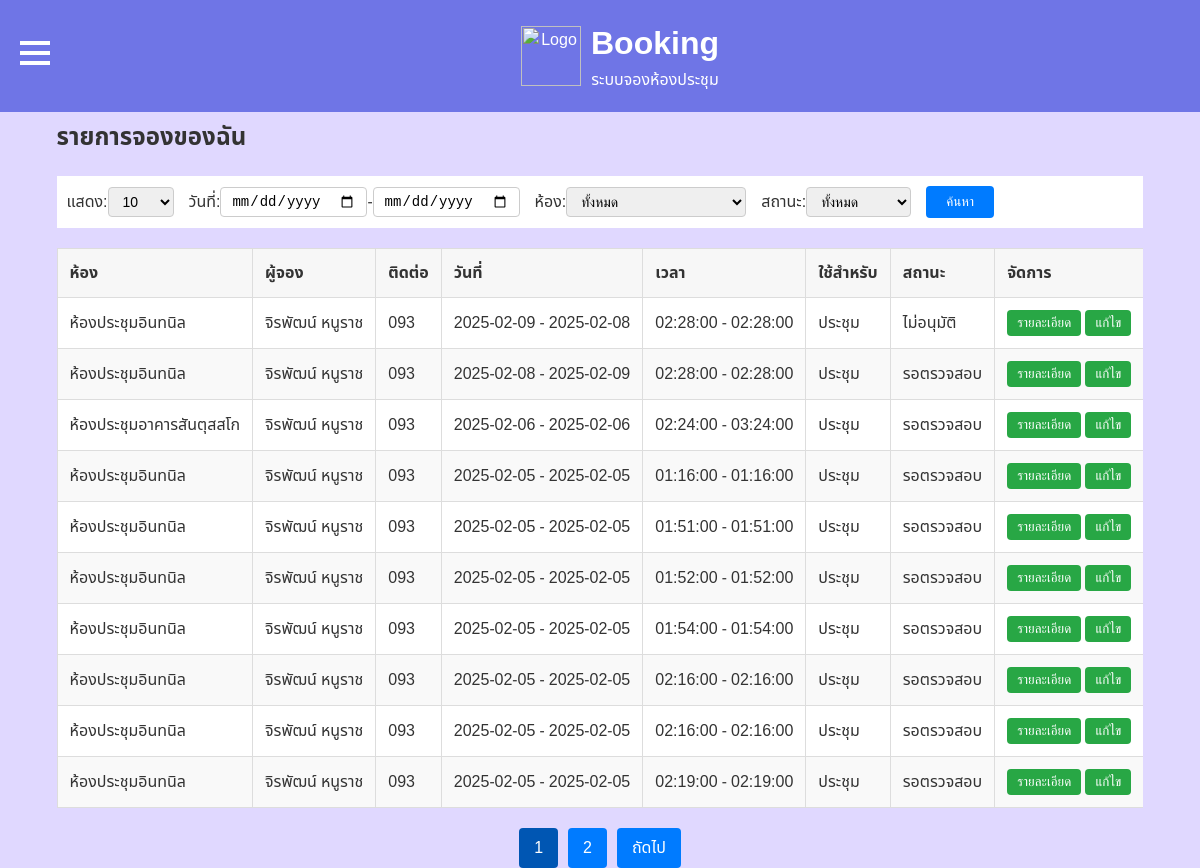
/mybk.php (signed in), run on the app's committed database.
### tables this page shows
CREATE TABLE `bookings` (
  `id` int(11) NOT NULL,
  `user_id` int(11) DEFAULT NULL,
  `room_id` int(11) NOT NULL,
  `participants` int(11) NOT NULL,
  `booker_name` varchar(255) NOT NULL,
  `phone` varchar(20) NOT NULL,
  `start_date` date NOT NULL,
  `end_date` date NOT NULL,
  `start_time` time NOT NULL,
  `end_time` time NOT NULL,
  `purpose` varchar(255) NOT NULL,
  `equipment` varchar(255) DEFAULT NULL,
  `other_details` text DEFAULT NULL,
  `created_at` timestamp NOT NULL DEFAULT current_timestamp(),
  `is_confirmed` tinyint(1) NOT NULL DEFAULT 0
);

CREATE TABLE `rooms` (
  `id` int(11) NOT NULL,
  `room_name` varchar(100) NOT NULL,
  `description` text DEFAULT NULL,
  `location` varchar(255) DEFAULT NULL,
  `capacity` int(11) NOT NULL,
  `image` varchar(255) DEFAULT NULL,
  `created_at` timestamp NOT NULL DEFAULT current_timestamp(),
  `is_visible` tinyint(1) DEFAULT 1
);

### mybk.php (the view, shortened to what this page needs)
<?php
    include 'check_user.php';
    include 'db/db_connection.php';
    $limit = isset($_GET['limit']) ? intval($_GET['limit']) : 10;
    $start_date = isset($_GET['start_date']) ? $_GET['start_date'] : '';
    $end_date = isset($_GET['end_date']) ? $_GET['end_date'] : '';
    $page = isset($_GET['page']) ? intval($_GET['page']) : 1;
    $offset = ($page - 1) * $limit;
    $sql = "SELECT b.id, b.participants, b.booker_name, b.phone,
                   b.start_date, b.end_date, b.start_time, b.end_time,
                   b.purpose, b.equipment, b.other_details, b.is_confirmed,
                   r.room_name
            FROM bookings b
            JOIN rooms r ON b.room_id = r.id
            WHERE b.user_id = {$_SESSION['user_id']}";
    $sql .= " ORDER BY b.start_date DESC LIMIT $limit OFFSET $offset";
    $result = $conn->query($sql);
    $bookings = $result->fetch_all(MYSQLI_ASSOC);
    $count_sql = "SELECT COUNT(*) AS total FROM bookings b WHERE b.user_id = {$_SESSION['user_id']}";
    $count_result = $conn->query($count_sql);
    $total_rows = $count_result->fetch_assoc()['total'];
    $total_pages = ceil($total_rows / $limit);
?>
<!DOCTYPE html>
<html lang="th">
<head>
    <link rel="stylesheet" href="css/theme.css">
    <link rel="stylesheet" href="css/approvebk.css">
</head>
<body>
<div class="container">
    <h2>รายการจองของฉัน</h2>
    <div class="filter-options">
        <form method="GET">
            <label>แสดง:
                <select name="limit">
                    <?php foreach ([100, 50, 40, 30, 20, 10] as $num): ?>
                        <option value="<?= $num ?>" <?= $num == $limit ? 'selected' : '' ?>><?= $num ?></option>
                    <?php endforeach; ?>
                </select>
            </label>
            <label>วันที่: <input type="date" name="start_date" value="<?= $start_date ?>"> - <input type="date" name="end_date" value="<?= $end_date ?>"></label>
            <label>ห้อง:
                <select name="room_id">
                    <option value="0">ทั้งหมด</option>
                </select>
            </label>
            <label>สถานะ:
                <select name="status">
                    <option value="-1">ทั้งหมด</option>
                </select>
            </label>
            <button type="submit">ค้นหา</button>
        </form>
    </div>
    <table class="room-table">
    <thead>
        <tr>
            <th>ห้อง</th>
            <th>ผู้จอง</th>
            <th>ติดต่อ</th>
            <th>วันที่</th>
            <th>เวลา</th>
            <th>ใช้สำหรับ</th>
            <th>สถานะ</th>
            <th>จัดการ</th>
        </tr>
    </thead>
    <tbody>
        <?php foreach ($bookings as $booking): ?>
        <tr>
            <td><?= htmlspecialchars($booking['room_name']) ?></td>
            <td><?= htmlspecialchars($booking['booker_name']) ?></td>
            <td><?= htmlspecialchars($booking['phone']) ?></td>
            <td><?= htmlspecialchars($booking['start_date']) ?> - <?= htmlspecialchars($booking['end_date']) ?></td>
            <td><?= htmlspecialchars($booking['start_time']) ?> - <?= htmlspecialchars($booking['end_time']) ?></td>
            <td><?= htmlspecialchars($booking['purpose']) ?></td>
            <td>
                <?php
                    $statusText = ['รอตรวจสอบ', 'อนุมัติ', 'ไม่อนุมัติ', 'ยกเลิกแล้ว'];
                    echo $statusText[$booking['is_confirmed']] ?? 'ไม่ทราบสถานะ';
                ?>
            </td>
            <td>
                <button onclick="openModal(<?= $booking['id'] ?>)">รายละเอียด</button>
                <button onclick="editBooking(<?= $booking['id'] ?>)">แก้ไข</button>
            </td>
        </tr>
        <?php endforeach; ?>
    </tbody>
    </table>
    <div class="pagination">
        <?php for ($i = 1; $i <= $total_pages; $i++): ?>
            <a href="?page=<?= $i ?>&limit=<?= $limit ?>" <?= $page == $i ? 'style="background-color: #0056b3;"' : '' ?>><?= $i ?></a>
        <?php endfor; ?>
        <?php if ($page < $total_pages): ?>
            <a href="?page=<?= $page + 1 ?>&limit=<?= $limit ?>">ถัดไป</a>
        <?php endif; ?>
    </div>
</div>
</body>
</html>

### check_user.php (shortened to what this page needs)
<?php
if (isset($_SESSION['loggedin']) && $_SESSION['loggedin'] === true) {
    include 'ha.php';
} else {
    include 'hb.php';
}
?>

### ha.php (shortened to what this page needs)
<div class="header">
    <img src="pic/logo.png" alt="Logo" style="width: 60px; height: 60px; margin-right: 10px;">
    <div>
        <p class="main-title">Booking</p>
        <p class="sub-title">ระบบจองห้องประชุม</p>
    </div>
</div>
<div class="menu-icon" onclick="openSidebar()">
    <div></div>
    <div></div>
    <div></div>
</div>

### css/theme.css (style rules this page uses)
body { display: flex; justify-content: center; align-items: center; background: linear-gradient(135deg, #e0d8ff, #e0d8ff); font-family: "Noto Sans Thai", sans-serif; font-optical-sizing: auto; font-style: normal; margin: 0; overflow-x: hidden; }
.header { width: 100%; background-color: #6f75e6; color: white; padding: 20px; text-align: center; position: fixed; top: 0; left: 0; z-index: 1000; display: flex; justify-content: center; align-items: center; }
.main-title { font-size: 2em; font-weight: bold; margin: 0; }
.sub-title { font-size: 1em; margin: 0; }
.menu-icon { position: fixed; top: 35px; left: 20px; cursor: pointer; z-index: 1100; }
.menu-icon div { width: 30px; height: 4px; background-color: white; margin: 6px 0; transition: 0.4s; }

### css/approvebk.css (style rules this page uses)
body { background-color: #fff; font-family: "Noto Sans Thai", sans-serif; font-optical-sizing: auto; font-style: normal; color: #333; margin-top: 100px; }
.room-table th, .room-table td { padding: 12px; text-align: left; border: 1px solid #ddd; border-right: 2px solid #ccc; }
.room-table th:last-child, .room-table td:last-child { border-right: none; }
.filter-options form { display: flex; flex-wrap: wrap; gap: 15px; margin-bottom: 20px; padding: 10px; background-color: #fff; }
.filter-options label { font-size: 16px; display: flex; align-items: center; }
.filter-options select, .filter-options input[type="date"] { padding: 5px 10px; font-size: 14px; border: 1px solid #ccc; border-radius: 4px; }
.filter-options button { padding: 8px 20px; background-color: #007bff; color: white; border: none; border-radius: 4px; cursor: pointer; }
.room-table { width: 100%; border-collapse: collapse; margin-top: 20px; background-color: #fff; table-layout: auto; }
.room-table th, .room-table td { padding: 12px; text-align: left; border: 1px solid #ddd; }
.room-table th { background-color: #f7f7f7; font-weight: bold; }
.room-table tr:nth-child(even) { background-color: #f9f9f9; }
.room-table td button { padding: 5px 10px; background-color: #28a745; color: white; border: none; border-radius: 4px; cursor: pointer; }
.pagination { margin-top: 20px; display: flex; justify-content: center; gap: 10px; }
.pagination a { padding: 8px 15px; background-color: #007bff; color: white; border-radius: 4px; text-decoration: none; }

### data on the page
bookings: room.room_name "ห้องประชุมอินทนิล", booker_name "จิรพัฒน์ หนูราช", phone "093", start_date "2025-02-09", end_date "2025-02-08", start_time "02:28:00", end_time "02:28:00", purpose "ประชุม", is_confirmed "ไม่อนุมัติ"
bookings: room.room_name "ห้องประชุมอินทนิล", booker_name "จิรพัฒน์ หนูราช", phone "093", start_date "2025-02-08", end_date "2025-02-09", start_time "02:28:00", end_time "02:28:00", purpose "ประชุม", is_confirmed "รอตรวจสอบ"
bookings: room.room_name "ห้องประชุมอาคารสันตุสสโก", booker_name "จิรพัฒน์ หนูราช", phone "093", start_date "2025-02-06", end_date "2025-02-06", start_time "02:24:00", end_time "03:24:00", purpose "ประชุม", is_confirmed "รอตรวจสอบ"
bookings: room.room_name "ห้องประชุมอินทนิล", booker_name "จิรพัฒน์ หนูราช", phone "093", start_date "2025-02-05", end_date "2025-02-05", start_time "01:16:00", end_time "01:16:00", purpose "ประชุม", is_confirmed "รอตรวจสอบ"
bookings: room.room_name "ห้องประชุมอินทนิล", booker_name "จิรพัฒน์ หนูราช", phone "093", start_date "2025-02-05", end_date "2025-02-05", start_time "01:51:00", end_time "01:51:00", purpose "ประชุม", is_confirmed "รอตรวจสอบ"
bookings: room.room_name "ห้องประชุมอินทนิล", booker_name "จิรพัฒน์ หนูราช", phone "093", start_date "2025-02-05", end_date "2025-02-05", start_time "01:52:00", end_time "01:52:00", purpose "ประชุม", is_confirmed "รอตรวจสอบ"
bookings: room.room_name "ห้องประชุมอินทนิล", booker_name "จิรพัฒน์ หนูราช", phone "093", start_date "2025-02-05", end_date "2025-02-05", start_time "01:54:00", end_time "01:54:00", purpose "ประชุม", is_confirmed "รอตรวจสอบ"
bookings: room.room_name "ห้องประชุมอินทนิล", booker_name "จิรพัฒน์ หนูราช", phone "093", start_date "2025-02-05", end_date "2025-02-05", start_time "02:16:00", end_time "02:16:00", purpose "ประชุม", is_confirmed "รอตรวจสอบ"
bookings: room.room_name "ห้องประชุมอินทนิล", booker_name "จิรพัฒน์ หนูราช", phone "093", start_date "2025-02-05", end_date "2025-02-05", start_time "02:16:00", end_time "02:16:00", purpose "ประชุม", is_confirmed "รอตรวจสอบ"
bookings: room.room_name "ห้องประชุมอินทนิล", booker_name "จิรพัฒน์ หนูราช", phone "093", start_date "2025-02-05", end_date "2025-02-05", start_time "02:19:00", end_time "02:19:00", purpose "ประชุม", is_confirmed "รอตรวจสอบ"

### other printed values
form field limit "10"
